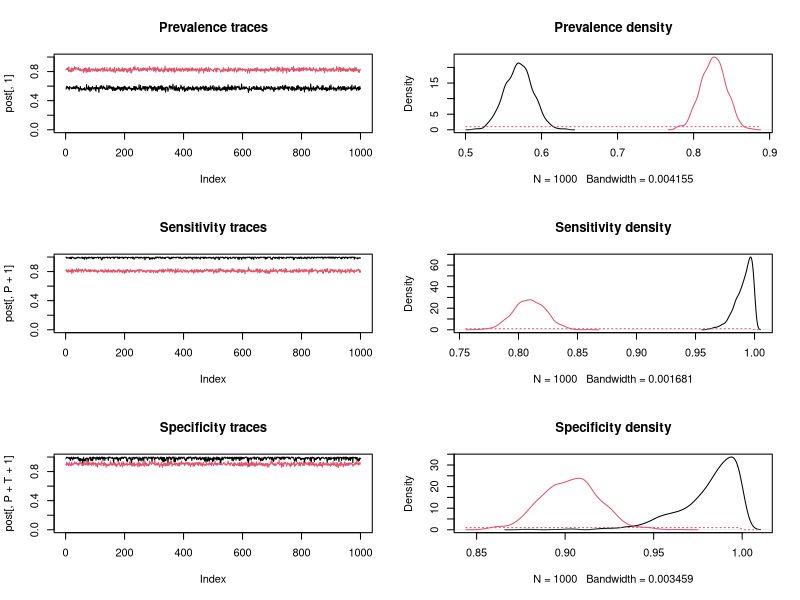

Reproduce this figure in R.
# script for LCA in diagnostic testing
#
# uses Gibbs steps to estimate unknown prevalence, sensitivity and specificity from
# table data.

# Data
#
# number of populations
P <- 2
# number of tests
T <- 2
# counts
#      1++,1+-,1-+,1--,2++,2+-,2-+,2--
#counts <- c(500,100, 50,400,400,120, 10,100)
#           ++,+-,-+,--
counts <- c(500,100, 50,400,400,120, 10,100)

# Priors, assuming Beta distribution with parameters alpha, beta.
p_alpha <- rep(1, P)
p_beta  <- rep(1, P)
s_alpha <- rep(1, T)
s_beta  <- rep(1, T)
c_alpha <- rep(1, T)
c_beta  <- rep(1, T)

# MCMC control
iters  <- 10000
burnin <- 1000
thin   <- 10

# Now run the MCMC model...

# Simple test for data entered correctly
if (length(counts) != P*(2^T)) {
	stop("counts must be of length (number of populations)*2^(number of tests)")
}

# Setup matrices for y and m
y <- matrix(counts, nrow=P, ncol=2^T, byrow=T)
m <- matrix(0, nrow=T, ncol=2^T)
for (i in 1:T)
{
	for (k in 1:(2^T))
	{
		# does 2^T-k have bit T-i set?
		r <- (2^T-k) %/% (2^(T-i));
		if (r %% 2)
			m[i,k] <- 1
	}
}

# initial values
p <- rep(0.5, P) # prevalence
s <- rep(0.5, T) # test sensitivity
c <- rep(0.5, T) # test specificity

# latent true positives for each y
x <- y

# posterior
post <- matrix(NA, iters/thin, P+2*T)
post_names <- rep("",P+2*T)
for (i in 1:P)
	post_names[i] <- paste("Pop",i,"Prev",sep="_")
for (i in 1:T)
	post_names[P+i] <- paste("Test",i,"Sens",sep="_")
for (i in 1:T)
	post_names[P+T+i] <- paste("Test",i,"Spec",sep="_")
colnames(post) <- post_names

# run the MCMC
j <- 1
for (l in 1:(iters + burnin))
{
 	# Gibbs steps:
	# 1. Sample from x_{iM}
	for (i in 1:P) {
		for (k in 1:(2^T)) {
			p1 <- p[i];
			p2 <- (1-p[i]);
			for (t in 1:T) {
				if (m[t,k]) {
					p1 <- p1*s[t];
					p2 <- p2*(1-c[t]);
				} else {
					p1 <- p1*(1-s[t]);
					p2 <- p2*c[t];
				}
			}
			x[i,k] = rbinom(1, y[i,k], p1/(p1+p2))
		}
	}
	# 2. Sample from p_i
	for (i in 1:P) {
#		sx <- 0;
#		sy <- 0;
#		for (k in 1:(2^T)) {
#			sx <- sx + x[i,k];
#			sy <- sy + y[i,k];
#		}
		# optimisation:
		sx <- sum(x[i,])
		sy <- sum(y[i,])
		p[i] <- rbeta(1, p_alpha[i] + sx, p_beta[i] + sy - sx);
	}
	# 3. Sample from s_t
	for (t in 1:T) {
		alpha <- s_alpha[t];
		beta  <- s_beta[t];
		for (i in 1:P) {
			# optimisation
			alpha <- alpha + sum(m[t,]*x[i,])
			beta  <- beta  + sum((1-m[t,])*x[i,])
#			for (k in 1:(2^T)) {
#				if (m[t,k]) {
#					alpha <- alpha + x[i,k];
#				} else {
#					beta <- beta + x[i,k];
#				}
#			}
		}
		s[t] <- rbeta(1, alpha, beta);
	}
	# 4. Sample from c_t
	for (t in 1:T) {
		alpha <- c_alpha[t];
		beta  <- c_beta[t];
		for (i in 1:P) {
			# optimisation
			alpha <- alpha + sum((1-m[t,])*(y[i,]-x[i,]))
			beta  <- beta  + sum(m[t,]*(y[i,]-x[i,]))
#			for (k in 1:(2^T)) {
#				if (m[t,k]) {
#					beta <- beta + y[i,k] - x[i,k];
#				} else {
#					alpha <- alpha + y[i,k] - x[i,k];
#				}
#			}
		}
		c[t] <- rbeta(1, alpha, beta);
	}
	# store sample
	if (l > burnin && (l-burnin) %% thin == 0) {
		post[j,] <- c(p, s, c)
		j <- j + 1;
	}
}

# Plot posteriors
par(mfrow=c(3,2))
plot(post[,1], type="l", ylim=c(0,1), main="Prevalence traces")
if (P > 1) {
	for (i in 2:P)
		lines(post[,i], col=i)
}
d <- list(); xlim = NULL; ylim = NULL
for (i in 1:P) {
	d[[i]] <- density(post[,i])
	xlim = range(xlim, d[[i]]$x)
	ylim = range(ylim, d[[i]]$y)
}
plot(d[[1]], ylim=ylim, xlim=xlim, main="Prevalence density")
if (P > 1) {
	for (i in 2:P) {
		lines(d[[i]], col=i)
	  # and the prior :)
	  x = seq(xlim[1], xlim[2], length.out=100)
	  y = dbeta(x, p_alpha[i], p_beta[i])
	  lines(x, y, col=i, lty="dotted")
	}
}

plot(post[,P+1], type="l", ylim=c(0,1), main="Sensitivity traces")
if (T > 1) {
	for (t in 2:T)
		lines(post[,P+t], col=t)
}
d <- list(); xlim = NULL; ylim = NULL
for (t in 1:T) {
	d[[t]] <- density(post[,P+t])
	xlim = range(xlim, d[[t]]$x)
	ylim = range(ylim, d[[t]]$y)
}
plot(d[[1]], ylim=ylim, xlim=xlim, main="Sensitivity density")
if (T > 1) {
	for (t in 2:T) {
		lines(d[[t]], col=t)
	  # and the prior :)
	  x = seq(xlim[1], xlim[2], length.out=100)
	  y = dbeta(x, s_alpha[t], s_beta[t])
	  lines(x, y, col=t, lty="dotted")
	}
}

plot(post[,P+T+1], type="l", ylim=c(0,1), main="Specificity traces")
if (T > 1) {
	for (t in 2:T)
		lines(post[,P+T+t], col=t)
}
d <- list(); xlim = NULL; ylim = NULL
for (t in 1:T) {
	d[[t]] <- density(post[,P+T+t])
	xlim = range(xlim, d[[t]]$x)
	ylim = range(ylim, d[[t]]$y)
}
plot(d[[1]], ylim=ylim, xlim=xlim, main="Specificity density")
if (T > 1) {
	for (t in 2:T) {
		lines(d[[t]], col=t)
	  x = seq(xlim[1], xlim[2], length.out=100)
	  y = dbeta(x, s_alpha[t], s_beta[t])
	  lines(x, y, col=t, lty="dotted")
	}
}

# summary
tab <- apply(post, 2, function(x) { c(mean(x), sd(x), quantile(x, c(0.025, 0.975))) })
rownames(tab) <- c("mean", "sd", "2.5%", "97.5%")
print(tab)

# NOTES ON HOW IT ALL WORKS...

# Let M = (01001) be a binary string representing a test result across multiple tests, where
# a 1 specifies a positive test and a 0 specifies a negative.

# Let y_{iM} be the test result from pattern M in population i.
# Let p_{i} be the prevalence on populationi i.
# Let s_{t} be the test sensitivity of test t.
# Let c_{t} be the test specificity of test t.

# Then the likelihood of y given p, s and c may be written
#
# L(y | p, s, c) = \prod_{i=1}^P \prod_M \in Z_T [p_i\prod_{t=1}^T s_t^M_t(1-s_t)^(1-M_t) + (1-p_i)\prod_{t=1}^T (1-c_t)^M_tc_t^(1-M_t)]^y_{iM}.
# given that we don't know the actual latent times $x_i$
#
# where Z_{tM} = 0 if M contains a 1 at position t, 1 if M contains a 1 at position t.
#
# To proceed, let x_{iM} be the number of true positives that report test pattern M in population i.
# Then x_{iM} are unknown, but can be incorporated into the likelihood at latent variables to setup an
# appropriate gibbs sampler. The likelihood becomes
#
# L(y | p, s, c) = \prod_{i=1}^P \prod_M \in Z_T \sum_{x_{iM}=0}^{y_{iM}} [p_i\prod_{t=1}^T s_t^{M_t}(1-s_t)^{1-M_t}]^{x_{iM}}[(1-p_i)\prod_{t=1}^T (1-c_t)^{M_t}c_t^{1-M_t}]^{y_{iM}-x_{iM}}
# conditional on the $x_{iM}$'s then,
#
# L(y | p, s, c, x) = \prod_{i=1}^P \prod_M \in Z_T [p_i\prod_{t=1}^T s_t^{M_t}(1-s_t)^{1-M_t}]^{x_{iM}}[(1-p_i)\prod_{t=1}^T (1-c_t)^{M_t}c_t^{1-M_t}]^{y_{iM}-x_{iM}}
#                   = \prod_{i=1}^P \prod_M \in Z_T p_i^{x_iM} \prod_{t=1}^T s_t^{M_tx_{iM}}(1-s_t)^{(1-M_t)^{x_{iM}} (1-p_i)^{y_iM}-x_{iM}} \prod_{t=1}^T (1-c_t)^{M_t(y_{iM}-x_{iM})}c_t^{(1-M_t)(y_{iM}-x_{iM)}.
#                   = \prod_{i=1}^P p_i^{\sum_M x_iM} (1-p_i)^{\sum_M y_{iM}-x_{iM}} \prod_{t=1}^T s_t^{\sum_M M_tx_{iM}}(1-s_t)^{\sum_M (1-M_t)^{x_{iM}} \prod_{t=1}^T (1-c_t)^{\sum_M M_t(y_{iM}-x_{iM})}c_t^{\sum_M (1-M_t)(y_{iM}-x_{iM)}.
#
# Assuming Beta priors, the conditional posterior of p, s, c are also Beta:
#
# p(p_i | s, c, x, y) \sim Beta(\sum_M x_{iM} + \alpha_{p_i}, \sum_M y_{iM}-x_{iM} + \beta_{p_i})
# 
# p(s_t | p, c, x, y) \sim Beta(\sum_M\sum_i M_t x_{iM} + \alpha_{s_t}, \sum_M\sum_i (1-M_t)x_{iM} + \beta_{s_t})
#
# p(c_t | s, c, x, y) \sim Beta(\sum_M\sum_i (1-M_t)(y_{iM}-x_{iM}) + \alpha_{c_t}, \sum_M\sum_i M_t(y_{iM}-x_{iM}) + \beta_{c_t})
#
# Finally, the conditional posterior of x is Binomial:
#
# p(x_{iM} | p, s, c, y) \sim Binomial(y_{iM}, \frac{a_{iM}}{a_{iM} + b_{iM}})
#
# where
#  a_{iM} = p_i\prod_{t=1}^T s_t^{M_t}(1-s_t)^{1-M_t}
#  b_{iM} = (1-p_i)\prod_{t=1}^T (1-c_t)^{M_t}c_t^{1-M_t}
#

